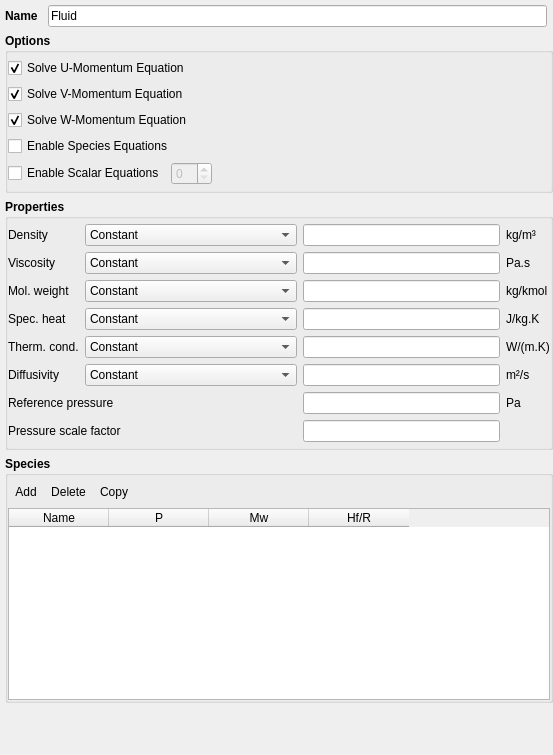
<?xml version="1.0" encoding="UTF-8"?>
<ui version="4.0">
 <class>fluid</class>
 <widget class="QWidget" name="fluid">
  <property name="geometry">
   <rect>
    <x>0</x>
    <y>0</y>
    <width>553</width>
    <height>755</height>
   </rect>
  </property>
  <property name="sizePolicy">
   <sizepolicy hsizetype="Preferred" vsizetype="Preferred">
    <horstretch>2</horstretch>
    <verstretch>0</verstretch>
   </sizepolicy>
  </property>
  <property name="minimumSize">
   <size>
    <width>20</width>
    <height>0</height>
   </size>
  </property>
  <layout class="QGridLayout" name="gridLayout_3">
   <property name="leftMargin">
    <number>5</number>
   </property>
   <property name="topMargin">
    <number>5</number>
   </property>
   <property name="rightMargin">
    <number>0</number>
   </property>
   <property name="bottomMargin">
    <number>5</number>
   </property>
   <item row="1" column="0" colspan="2">
    <widget class="QGroupBox" name="groupbox_options">
     <property name="font">
      <font>
       <weight>75</weight>
       <bold>true</bold>
      </font>
     </property>
     <property name="title">
      <string>Options</string>
     </property>
     <property name="flat">
      <bool>true</bool>
     </property>
     <layout class="QGridLayout" name="gridLayout">
      <property name="leftMargin">
       <number>0</number>
      </property>
      <property name="topMargin">
       <number>5</number>
      </property>
      <property name="rightMargin">
       <number>0</number>
      </property>
      <property name="bottomMargin">
       <number>5</number>
      </property>
      <item row="1" column="0">
       <widget class="CheckBox" name="checkbox_keyword_momentum_y_eq_args_0">
        <property name="font">
         <font>
          <weight>50</weight>
          <bold>false</bold>
         </font>
        </property>
        <property name="text">
         <string>Solve V-Momentum Equation</string>
        </property>
        <property name="checked">
         <bool>true</bool>
        </property>
       </widget>
      </item>
      <item row="2" column="0">
       <widget class="CheckBox" name="checkbox_keyword_momentum_z_eq_args_0">
        <property name="font">
         <font>
          <weight>50</weight>
          <bold>false</bold>
         </font>
        </property>
        <property name="text">
         <string>Solve W-Momentum Equation</string>
        </property>
        <property name="checked">
         <bool>true</bool>
        </property>
       </widget>
      </item>
      <item row="4" column="0">
       <layout class="QHBoxLayout" name="horizontalLayout_4">
        <item>
         <widget class="QCheckBox" name="checkbox_enable_scalar_eq">
          <property name="font">
           <font>
            <weight>50</weight>
            <bold>false</bold>
           </font>
          </property>
          <property name="text">
           <string>Enable Scalar Equations</string>
          </property>
         </widget>
        </item>
        <item>
         <widget class="QSpinBox" name="spinbox_nscalar_eq">
          <property name="enabled">
           <bool>false</bool>
          </property>
          <property name="font">
           <font>
            <weight>50</weight>
            <bold>false</bold>
           </font>
          </property>
         </widget>
        </item>
        <item>
         <spacer name="horizontalSpacer_2">
          <property name="orientation">
           <enum>Qt::Horizontal</enum>
          </property>
          <property name="sizeHint" stdset="0">
           <size>
            <width>40</width>
            <height>20</height>
           </size>
          </property>
         </spacer>
        </item>
       </layout>
      </item>
      <item row="3" column="0">
       <widget class="CheckBox" name="checkbox_keyword_species_eq_args_0">
        <property name="font">
         <font>
          <weight>50</weight>
          <bold>false</bold>
         </font>
        </property>
        <property name="text">
         <string>Enable Species Equations</string>
        </property>
       </widget>
      </item>
      <item row="0" column="0">
       <widget class="CheckBox" name="checkbox_keyword_momentum_x_eq_args_0">
        <property name="font">
         <font>
          <weight>50</weight>
          <bold>false</bold>
         </font>
        </property>
        <property name="text">
         <string>Solve U-Momentum Equation</string>
        </property>
        <property name="checked">
         <bool>true</bool>
        </property>
       </widget>
      </item>
     </layout>
    </widget>
   </item>
   <item row="3" column="0" colspan="2">
    <widget class="QGroupBox" name="groupbox_fluid_phase_species">
     <property name="font">
      <font>
       <weight>75</weight>
       <bold>true</bold>
      </font>
     </property>
     <property name="title">
      <string>Species</string>
     </property>
     <property name="flat">
      <bool>true</bool>
     </property>
     <property name="checkable">
      <bool>false</bool>
     </property>
     <layout class="QGridLayout" name="gridLayout_4">
      <property name="leftMargin">
       <number>0</number>
      </property>
      <property name="topMargin">
       <number>5</number>
      </property>
      <property name="rightMargin">
       <number>0</number>
      </property>
      <property name="bottomMargin">
       <number>0</number>
      </property>
      <item row="0" column="0">
       <widget class="QWidget" name="frame_20" native="true">
        <layout class="QHBoxLayout" name="horizontalLayout_17">
         <property name="spacing">
          <number>0</number>
         </property>
         <property name="leftMargin">
          <number>0</number>
         </property>
         <property name="topMargin">
          <number>0</number>
         </property>
         <property name="rightMargin">
          <number>0</number>
         </property>
         <property name="bottomMargin">
          <number>0</number>
         </property>
         <item>
          <widget class="QToolButton" name="toolbutton_fluid_species_add">
           <property name="font">
            <font>
             <weight>50</weight>
             <bold>false</bold>
            </font>
           </property>
           <property name="text">
            <string>Add</string>
           </property>
           <property name="autoRaise">
            <bool>true</bool>
           </property>
          </widget>
         </item>
         <item>
          <widget class="QToolButton" name="toolbutton_fluid_species_delete">
           <property name="font">
            <font>
             <weight>50</weight>
             <bold>false</bold>
            </font>
           </property>
           <property name="text">
            <string>Delete</string>
           </property>
           <property name="autoRaise">
            <bool>true</bool>
           </property>
          </widget>
         </item>
         <item>
          <widget class="QToolButton" name="toolbutton_fluid_species_copy">
           <property name="font">
            <font>
             <weight>50</weight>
             <bold>false</bold>
            </font>
           </property>
           <property name="text">
            <string>Copy</string>
           </property>
           <property name="autoRaise">
            <bool>true</bool>
           </property>
          </widget>
         </item>
         <item>
          <spacer name="horizontalSpacer_6">
           <property name="orientation">
            <enum>Qt::Horizontal</enum>
           </property>
           <property name="sizeHint" stdset="0">
            <size>
             <width>40</width>
             <height>20</height>
            </size>
           </property>
          </spacer>
         </item>
        </layout>
       </widget>
      </item>
      <item row="1" column="0">
       <widget class="QTableWidget" name="tablewidget_fluid_species">
        <property name="sizePolicy">
         <sizepolicy hsizetype="Expanding" vsizetype="MinimumExpanding">
          <horstretch>0</horstretch>
          <verstretch>0</verstretch>
         </sizepolicy>
        </property>
        <property name="minimumSize">
         <size>
          <width>0</width>
          <height>100</height>
         </size>
        </property>
        <property name="maximumSize">
         <size>
          <width>16777215</width>
          <height>16777215</height>
         </size>
        </property>
        <property name="font">
         <font>
          <weight>50</weight>
          <bold>false</bold>
         </font>
        </property>
        <property name="selectionMode">
         <enum>QAbstractItemView::SingleSelection</enum>
        </property>
        <property name="selectionBehavior">
         <enum>QAbstractItemView::SelectRows</enum>
        </property>
        <attribute name="horizontalHeaderVisible">
         <bool>true</bool>
        </attribute>
        <attribute name="horizontalHeaderCascadingSectionResizes">
         <bool>false</bool>
        </attribute>
        <attribute name="horizontalHeaderDefaultSectionSize">
         <number>100</number>
        </attribute>
        <attribute name="horizontalHeaderHighlightSections">
         <bool>false</bool>
        </attribute>
        <attribute name="horizontalHeaderMinimumSectionSize">
         <number>20</number>
        </attribute>
        <attribute name="horizontalHeaderStretchLastSection">
         <bool>false</bool>
        </attribute>
        <attribute name="verticalHeaderVisible">
         <bool>false</bool>
        </attribute>
        <attribute name="verticalHeaderHighlightSections">
         <bool>false</bool>
        </attribute>
        <column>
         <property name="text">
          <string>Name</string>
         </property>
        </column>
        <column>
         <property name="text">
          <string>P</string>
         </property>
         <property name="toolTip">
          <string>Phase</string>
         </property>
        </column>
        <column>
         <property name="text">
          <string>Mw</string>
         </property>
         <property name="toolTip">
          <string>Molecular weight</string>
         </property>
        </column>
        <column>
         <property name="text">
          <string>Hf/R</string>
         </property>
         <property name="toolTip">
          <string>Heat of formation (normalized)</string>
         </property>
        </column>
       </widget>
      </item>
     </layout>
    </widget>
   </item>
   <item row="0" column="0">
    <widget class="QWidget" name="frame_fluid_phase_name" native="true">
     <layout class="QGridLayout" name="gridLayout_2">
      <property name="leftMargin">
       <number>0</number>
      </property>
      <property name="topMargin">
       <number>0</number>
      </property>
      <property name="rightMargin">
       <number>0</number>
      </property>
      <property name="bottomMargin">
       <number>0</number>
      </property>
      <property name="spacing">
       <number>0</number>
      </property>
      <item row="0" column="0">
       <spacer name="verticalSpacer_5">
        <property name="orientation">
         <enum>Qt::Vertical</enum>
        </property>
        <property name="sizeType">
         <enum>QSizePolicy::Minimum</enum>
        </property>
        <property name="sizeHint" stdset="0">
         <size>
          <width>20</width>
          <height>0</height>
         </size>
        </property>
       </spacer>
      </item>
      <item row="1" column="0">
       <layout class="QHBoxLayout" name="horizontalLayout_3">
        <property name="spacing">
         <number>10</number>
        </property>
        <property name="topMargin">
         <number>0</number>
        </property>
        <item>
         <widget class="QLabel" name="label_fluid_phase_name">
          <property name="font">
           <font>
            <weight>75</weight>
            <bold>true</bold>
           </font>
          </property>
          <property name="toolTip">
           <string>&lt;html&gt;&lt;head/&gt;&lt;body&gt;&lt;p&gt;&lt;span style=&quot; font-weight:400;&quot;&gt;Name for fluid phase&lt;/span&gt;&lt;/p&gt;&lt;/body&gt;&lt;/html&gt;</string>
          </property>
          <property name="text">
           <string>Name</string>
          </property>
         </widget>
        </item>
        <item>
         <widget class="LineEdit" name="lineedit_fluid_phase_name">
          <property name="toolTip">
           <string>&lt;html&gt;&lt;head/&gt;&lt;body&gt;&lt;p&gt;Name for fluid phase&lt;/p&gt;&lt;/body&gt;&lt;/html&gt;</string>
          </property>
          <property name="text">
           <string>Fluid</string>
          </property>
         </widget>
        </item>
       </layout>
      </item>
     </layout>
    </widget>
   </item>
   <item row="2" column="0" colspan="2">
    <widget class="QGroupBox" name="groupbox_fluid_phase_model_parameters">
     <property name="font">
      <font>
       <weight>75</weight>
       <bold>true</bold>
      </font>
     </property>
     <property name="title">
      <string>Properties</string>
     </property>
     <property name="flat">
      <bool>true</bool>
     </property>
     <layout class="QGridLayout" name="gridLayout_5">
      <property name="leftMargin">
       <number>0</number>
      </property>
      <property name="topMargin">
       <number>5</number>
      </property>
      <property name="rightMargin">
       <number>0</number>
      </property>
      <property name="bottomMargin">
       <number>5</number>
      </property>
      <item row="0" column="0">
       <widget class="QLabel" name="label_fluid_density_model">
        <property name="font">
         <font>
          <weight>50</weight>
          <bold>false</bold>
         </font>
        </property>
        <property name="text">
         <string>Density</string>
        </property>
       </widget>
      </item>
      <item row="0" column="1">
       <widget class="ComboBox" name="combobox_fluid_density_model">
        <property name="sizePolicy">
         <sizepolicy hsizetype="Preferred" vsizetype="Fixed">
          <horstretch>0</horstretch>
          <verstretch>0</verstretch>
         </sizepolicy>
        </property>
        <property name="maximumSize">
         <size>
          <width>16777215</width>
          <height>16777215</height>
         </size>
        </property>
        <property name="font">
         <font>
          <weight>50</weight>
          <bold>false</bold>
         </font>
        </property>
        <property name="sizeAdjustPolicy">
         <enum>QComboBox::AdjustToContents</enum>
        </property>
        <property name="minimumContentsLength">
         <number>20</number>
        </property>
        <item>
         <property name="text">
          <string>Constant</string>
         </property>
        </item>
        <item>
         <property name="text">
          <string>Ideal Gas Law</string>
         </property>
        </item>
        <item>
         <property name="text">
          <string>UDF</string>
         </property>
        </item>
       </widget>
      </item>
      <item row="0" column="2">
       <widget class="LineEdit" name="lineedit_keyword_ro_g0">
        <property name="sizePolicy">
         <sizepolicy hsizetype="Expanding" vsizetype="Fixed">
          <horstretch>0</horstretch>
          <verstretch>0</verstretch>
         </sizepolicy>
        </property>
        <property name="minimumSize">
         <size>
          <width>30</width>
          <height>0</height>
         </size>
        </property>
        <property name="font">
         <font>
          <weight>50</weight>
          <bold>false</bold>
         </font>
        </property>
       </widget>
      </item>
      <item row="0" column="3">
       <widget class="QLabel" name="label_ro_g0_units">
        <property name="font">
         <font>
          <weight>50</weight>
          <italic>false</italic>
          <bold>false</bold>
         </font>
        </property>
        <property name="text">
         <string>kg/m³ </string>
        </property>
       </widget>
      </item>
      <item row="1" column="0">
       <widget class="QLabel" name="label_fluid_viscosity_model">
        <property name="font">
         <font>
          <weight>50</weight>
          <bold>false</bold>
         </font>
        </property>
        <property name="text">
         <string>Viscosity</string>
        </property>
       </widget>
      </item>
      <item row="1" column="1">
       <widget class="ComboBox" name="combobox_fluid_viscosity_model">
        <property name="sizePolicy">
         <sizepolicy hsizetype="Preferred" vsizetype="Fixed">
          <horstretch>0</horstretch>
          <verstretch>0</verstretch>
         </sizepolicy>
        </property>
        <property name="maximumSize">
         <size>
          <width>16777215</width>
          <height>16777215</height>
         </size>
        </property>
        <property name="font">
         <font>
          <weight>50</weight>
          <bold>false</bold>
         </font>
        </property>
        <property name="sizeAdjustPolicy">
         <enum>QComboBox::AdjustToContents</enum>
        </property>
        <property name="minimumContentsLength">
         <number>20</number>
        </property>
        <item>
         <property name="text">
          <string>Constant</string>
         </property>
        </item>
        <item>
         <property name="text">
          <string>Sutherland's Law</string>
         </property>
        </item>
        <item>
         <property name="text">
          <string>UDF</string>
         </property>
        </item>
       </widget>
      </item>
      <item row="1" column="2">
       <widget class="LineEdit" name="lineedit_keyword_mu_g0">
        <property name="sizePolicy">
         <sizepolicy hsizetype="Expanding" vsizetype="Fixed">
          <horstretch>0</horstretch>
          <verstretch>0</verstretch>
         </sizepolicy>
        </property>
        <property name="minimumSize">
         <size>
          <width>30</width>
          <height>0</height>
         </size>
        </property>
        <property name="font">
         <font>
          <weight>50</weight>
          <bold>false</bold>
         </font>
        </property>
       </widget>
      </item>
      <item row="1" column="3">
       <widget class="QLabel" name="label_mu_g0_units">
        <property name="font">
         <font>
          <weight>50</weight>
          <italic>false</italic>
          <bold>false</bold>
         </font>
        </property>
        <property name="text">
         <string>Pa.s</string>
        </property>
       </widget>
      </item>
      <item row="2" column="0">
       <widget class="QLabel" name="label_mol_weight_model">
        <property name="font">
         <font>
          <weight>50</weight>
          <bold>false</bold>
         </font>
        </property>
        <property name="toolTip">
         <string>Molecular weight</string>
        </property>
        <property name="text">
         <string>Mol. weight</string>
        </property>
       </widget>
      </item>
      <item row="2" column="1">
       <widget class="ComboBox" name="combobox_fluid_mol_weight_model">
        <property name="sizePolicy">
         <sizepolicy hsizetype="Preferred" vsizetype="Fixed">
          <horstretch>0</horstretch>
          <verstretch>0</verstretch>
         </sizepolicy>
        </property>
        <property name="maximumSize">
         <size>
          <width>16777215</width>
          <height>16777215</height>
         </size>
        </property>
        <property name="font">
         <font>
          <weight>50</weight>
          <bold>false</bold>
         </font>
        </property>
        <property name="sizeAdjustPolicy">
         <enum>QComboBox::AdjustToContents</enum>
        </property>
        <property name="minimumContentsLength">
         <number>20</number>
        </property>
        <item>
         <property name="text">
          <string>Constant</string>
         </property>
        </item>
        <item>
         <property name="text">
          <string>Mixture</string>
         </property>
        </item>
       </widget>
      </item>
      <item row="2" column="2">
       <widget class="LineEdit" name="lineedit_keyword_mw_avg">
        <property name="sizePolicy">
         <sizepolicy hsizetype="Expanding" vsizetype="Fixed">
          <horstretch>0</horstretch>
          <verstretch>0</verstretch>
         </sizepolicy>
        </property>
        <property name="minimumSize">
         <size>
          <width>30</width>
          <height>0</height>
         </size>
        </property>
        <property name="font">
         <font>
          <weight>50</weight>
          <bold>false</bold>
         </font>
        </property>
       </widget>
      </item>
      <item row="2" column="3">
       <widget class="QLabel" name="label_mw_avg_units">
        <property name="font">
         <font>
          <weight>50</weight>
          <italic>false</italic>
          <bold>false</bold>
         </font>
        </property>
        <property name="text">
         <string>kg/kmol</string>
        </property>
       </widget>
      </item>
      <item row="3" column="0">
       <widget class="QLabel" name="label_fluid_specific_heat_model">
        <property name="font">
         <font>
          <weight>50</weight>
          <bold>false</bold>
         </font>
        </property>
        <property name="toolTip">
         <string>Specific heat</string>
        </property>
        <property name="text">
         <string>Spec. heat</string>
        </property>
       </widget>
      </item>
      <item row="3" column="1">
       <widget class="ComboBox" name="combobox_fluid_specific_heat_model">
        <property name="sizePolicy">
         <sizepolicy hsizetype="Preferred" vsizetype="Fixed">
          <horstretch>0</horstretch>
          <verstretch>0</verstretch>
         </sizepolicy>
        </property>
        <property name="maximumSize">
         <size>
          <width>16777215</width>
          <height>16777215</height>
         </size>
        </property>
        <property name="font">
         <font>
          <weight>50</weight>
          <bold>false</bold>
         </font>
        </property>
        <property name="sizeAdjustPolicy">
         <enum>QComboBox::AdjustToContents</enum>
        </property>
        <property name="minimumContentsLength">
         <number>20</number>
        </property>
        <item>
         <property name="text">
          <string>Constant</string>
         </property>
        </item>
        <item>
         <property name="text">
          <string>Mixture</string>
         </property>
        </item>
        <item>
         <property name="text">
          <string>UDF</string>
         </property>
        </item>
       </widget>
      </item>
      <item row="3" column="2">
       <widget class="LineEdit" name="lineedit_keyword_c_pg0">
        <property name="sizePolicy">
         <sizepolicy hsizetype="Expanding" vsizetype="Fixed">
          <horstretch>0</horstretch>
          <verstretch>0</verstretch>
         </sizepolicy>
        </property>
        <property name="minimumSize">
         <size>
          <width>30</width>
          <height>0</height>
         </size>
        </property>
        <property name="font">
         <font>
          <weight>50</weight>
          <bold>false</bold>
         </font>
        </property>
       </widget>
      </item>
      <item row="3" column="3">
       <widget class="QLabel" name="label_c_pg0_units">
        <property name="font">
         <font>
          <weight>50</weight>
          <italic>false</italic>
          <bold>false</bold>
         </font>
        </property>
        <property name="text">
         <string>J/kg.K</string>
        </property>
       </widget>
      </item>
      <item row="4" column="0">
       <widget class="QLabel" name="label_fluid_conductivity_model">
        <property name="font">
         <font>
          <weight>50</weight>
          <bold>false</bold>
         </font>
        </property>
        <property name="toolTip">
         <string>Thermal conductivity</string>
        </property>
        <property name="text">
         <string>Therm. cond.</string>
        </property>
       </widget>
      </item>
      <item row="4" column="1">
       <widget class="ComboBox" name="combobox_fluid_conductivity_model">
        <property name="sizePolicy">
         <sizepolicy hsizetype="Preferred" vsizetype="Fixed">
          <horstretch>0</horstretch>
          <verstretch>0</verstretch>
         </sizepolicy>
        </property>
        <property name="maximumSize">
         <size>
          <width>16777215</width>
          <height>16777215</height>
         </size>
        </property>
        <property name="font">
         <font>
          <weight>50</weight>
          <bold>false</bold>
         </font>
        </property>
        <property name="currentIndex">
         <number>0</number>
        </property>
        <property name="sizeAdjustPolicy">
         <enum>QComboBox::AdjustToContents</enum>
        </property>
        <property name="minimumContentsLength">
         <number>20</number>
        </property>
        <item>
         <property name="text">
          <string>Constant</string>
         </property>
        </item>
        <item>
         <property name="text">
          <string>Temperature dependent (air)</string>
         </property>
        </item>
        <item>
         <property name="text">
          <string>UDF</string>
         </property>
        </item>
       </widget>
      </item>
      <item row="4" column="2">
       <widget class="LineEdit" name="lineedit_keyword_k_g0">
        <property name="sizePolicy">
         <sizepolicy hsizetype="Expanding" vsizetype="Fixed">
          <horstretch>0</horstretch>
          <verstretch>0</verstretch>
         </sizepolicy>
        </property>
        <property name="minimumSize">
         <size>
          <width>30</width>
          <height>0</height>
         </size>
        </property>
        <property name="font">
         <font>
          <weight>50</weight>
          <bold>false</bold>
         </font>
        </property>
       </widget>
      </item>
      <item row="4" column="3">
       <widget class="QLabel" name="label_k_g0_units">
        <property name="font">
         <font>
          <weight>50</weight>
          <italic>false</italic>
          <bold>false</bold>
         </font>
        </property>
        <property name="text">
         <string>W/(m.K)</string>
        </property>
       </widget>
      </item>
      <item row="5" column="0">
       <widget class="QLabel" name="label_fluid_diffusion_model">
        <property name="font">
         <font>
          <weight>50</weight>
          <bold>false</bold>
         </font>
        </property>
        <property name="text">
         <string>Diffusivity</string>
        </property>
       </widget>
      </item>
      <item row="5" column="1">
       <widget class="ComboBox" name="combobox_fluid_diffusion_model">
        <property name="sizePolicy">
         <sizepolicy hsizetype="Preferred" vsizetype="Fixed">
          <horstretch>0</horstretch>
          <verstretch>0</verstretch>
         </sizepolicy>
        </property>
        <property name="maximumSize">
         <size>
          <width>16777215</width>
          <height>16777215</height>
         </size>
        </property>
        <property name="font">
         <font>
          <weight>50</weight>
          <bold>false</bold>
         </font>
        </property>
        <property name="currentIndex">
         <number>0</number>
        </property>
        <property name="sizeAdjustPolicy">
         <enum>QComboBox::AdjustToContents</enum>
        </property>
        <property name="minimumContentsLength">
         <number>20</number>
        </property>
        <item>
         <property name="text">
          <string>Constant</string>
         </property>
        </item>
        <item>
         <property name="text">
          <string>Dilute Mixture Approximation (air)</string>
         </property>
        </item>
        <item>
         <property name="text">
          <string>UDF</string>
         </property>
        </item>
       </widget>
      </item>
      <item row="5" column="2">
       <widget class="LineEdit" name="lineedit_keyword_dif_g0">
        <property name="sizePolicy">
         <sizepolicy hsizetype="Expanding" vsizetype="Fixed">
          <horstretch>0</horstretch>
          <verstretch>0</verstretch>
         </sizepolicy>
        </property>
        <property name="minimumSize">
         <size>
          <width>30</width>
          <height>0</height>
         </size>
        </property>
        <property name="font">
         <font>
          <weight>50</weight>
          <bold>false</bold>
         </font>
        </property>
       </widget>
      </item>
      <item row="5" column="3">
       <widget class="QLabel" name="label_dif_g0_units">
        <property name="font">
         <font>
          <weight>50</weight>
          <italic>false</italic>
          <bold>false</bold>
         </font>
        </property>
        <property name="text">
         <string>m²/s </string>
        </property>
       </widget>
      </item>
      <item row="6" column="0" colspan="2">
       <widget class="QLabel" name="label_p_ref">
        <property name="font">
         <font>
          <weight>50</weight>
          <bold>false</bold>
         </font>
        </property>
        <property name="text">
         <string>Reference pressure</string>
        </property>
       </widget>
      </item>
      <item row="6" column="2">
       <widget class="LineEdit" name="lineedit_keyword_p_ref">
        <property name="font">
         <font>
          <weight>50</weight>
          <bold>false</bold>
         </font>
        </property>
       </widget>
      </item>
      <item row="7" column="0" colspan="2">
       <widget class="QLabel" name="label_p_scale">
        <property name="font">
         <font>
          <weight>50</weight>
          <bold>false</bold>
         </font>
        </property>
        <property name="text">
         <string>Pressure scale factor</string>
        </property>
       </widget>
      </item>
      <item row="7" column="2">
       <widget class="LineEdit" name="lineedit_keyword_p_scale">
        <property name="font">
         <font>
          <weight>50</weight>
          <bold>false</bold>
         </font>
        </property>
       </widget>
      </item>
      <item row="6" column="3">
       <widget class="QLabel" name="label_p_ref_units">
        <property name="font">
         <font>
          <weight>50</weight>
          <bold>false</bold>
         </font>
        </property>
        <property name="text">
         <string>Pa</string>
        </property>
       </widget>
      </item>
     </layout>
    </widget>
   </item>
   <item row="4" column="0">
    <spacer name="verticalSpacer">
     <property name="orientation">
      <enum>Qt::Vertical</enum>
     </property>
     <property name="sizeHint" stdset="0">
      <size>
       <width>20</width>
       <height>40</height>
      </size>
     </property>
    </spacer>
   </item>
  </layout>
 </widget>
 <customwidgets>
  <customwidget>
   <class>CheckBox</class>
   <extends>QCheckBox</extends>
   <header>mfixgui.widgets.base</header>
  </customwidget>
  <customwidget>
   <class>LineEdit</class>
   <extends>QLineEdit</extends>
   <header>mfixgui.widgets.base</header>
  </customwidget>
  <customwidget>
   <class>ComboBox</class>
   <extends>QComboBox</extends>
   <header>mfixgui.widgets.base</header>
  </customwidget>
 </customwidgets>
 <resources/>
 <connections/>
</ui>
